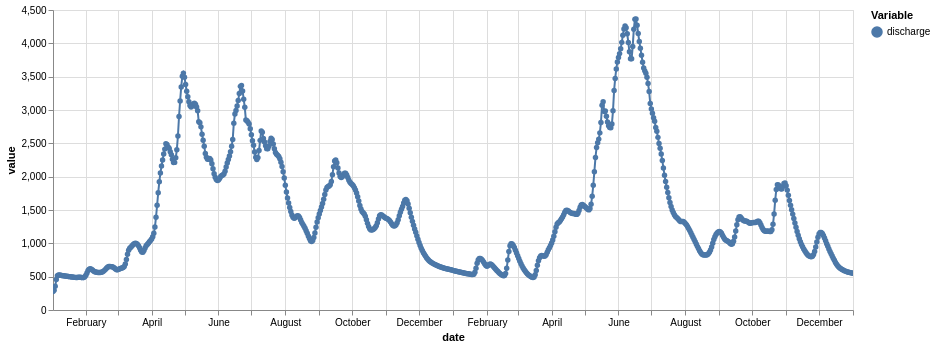

The notebook cell this image was saved under:
### Markdown cell above
## Explore the results

In the following section you will be able to explore the results of the simulations you've run. It produces two interactive plots:

1. The first plot is a time series of the simulated discharge. This plot will only show up if you activated the option `Discharge time series` in the `Outputs` tab when you configured the simulation.
2. The second plot is a map that shows the temporal and spatial evolution of a model state. This plot will only show up if you have activated any of the map options in the `Outputs` tab.

This cell can be executed even if you have not run the section [Run the model](#Run-the-model). In that case, you will be prompted to introduce the results folder of the simulation you want to explore.

### Code cell
if 'settings_files' in locals():
    # show results of the simulation just ran
    plot_results(settings_files[1], output_dir=False)
else:
    # select a previous simulation
    chooser = FileChooser(os.getcwd())
    chooser.title = '<b>Please select output folder:</b>'
    chooser.show_only_dirs = True
    chooser.use_dir_icons = True
    chooser.register_callback(functools.partial(plot_results, output_dir=True))
    display(chooser)

### Figure 1 — Vega-Lite specification as saved in the notebook (floating-point values rounded to 4 significant figures; data arrays with more than 128 entries replaced by an {"elided": "..."} marker saying what was removed)
{"config": {"view": {"continuousWidth": 300, "continuousHeight": 300}}, "data": {"name": "data-379929dc18f460a0f62e126ac2f2b62a"}, "mark": {"type": "line", "point": true}, "encoding": {"color": {"field": "setting", "legend": {"title": "Variable"}, "type": "nominal"}, "opacity": {"condition": {"param": "param_1", "value": 1}, "value": 0.2}, "x": {"field": "date", "type": "temporal"}, "y": {"field": "value", "type": "quantitative"}}, "height": 300, "params": [{"name": "param_1", "select": {"type": "point", "fields": ["setting"]}, "bind": "legend"}, {"name": "param_2", "select": {"type": "interval", "encodings": ["x"]}, "bind": "scales"}], "width": 800, "$schema": "https://vega.github.io/schema/vega-lite/v5.20.1.json", "datasets": {"data-379929dc18f460a0f62e126ac2f2b62a": {"elided": "731 records"}}}
